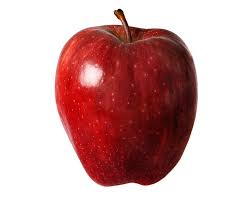
#> input picture Test/apple.jpg, 251 x 201 px
$ python -i ConvexityDetect.py   (imports and definitions only)   (older library calls are emulated)
#> lines starting #> are read from the running program, lines starting #| are printed output that depends on the picture; after the words box and inside, x2 and y2 are one past the last pixel; in counts of white or black regions, pixels touching at a corner belong together
from tkinter import *
from PIL import Image, ImageTk
import os
from tkinter import filedialog
from cv2 import cv2
import sys
import numpy as np

class ConvexityDetection:
    # [116 lines left out: function __init__, not called in this run]

    #<---Fonksiyonların Tanımlanması--->

    def Quit(self):
        self.root.destroy()

    #</---Fonksiyonların Tanımlanması--->

class ConvexityDetectAl:
    def __init__(self,filename):
        self.filename=filename

    def convexityDetectionImg(self):
        try:
            img = cv2.imread(self.filename)
#> img is the input picture: shape (201, 251, 3); mean B, G, R 169.8, 170.1, 208.4
            img_gray = cv2.cvtColor(img,cv2.COLOR_BGR2GRAY)
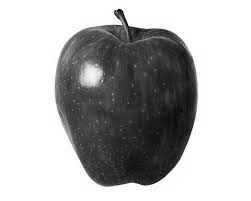
#> img_gray: shape (201, 251); min 4, max 255, mean 181.5
            ret, thresh = cv2.threshold(img_gray, 127, 255,0)
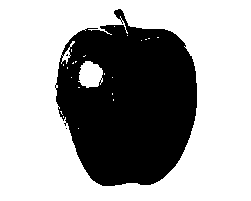
#> thresh: shape (201, 251); 64.3% white; 3 black regions (2 under 20 px)
            contours,hierarchy = cv2.findContours(thresh,2,1)
#> contours = 32 contours, 29 with area under 20; largest, box (x1, y1, x2, y2) and area: (0, 0, 251, 201) 50000, (55, 8, 198, 187) 18866, (78, 61, 103, 88) 461
            cnt = contours[0]
#> cnt = [[78, 128]]

            hull = cv2.convexHull(cnt,returnPoints = False)
#> hull = [0]
            defects = cv2.convexityDefects(cnt,hull)

            for i in range(defects.shape[0]):
                s,e,f,d = defects[i,0]
                start = tuple(cnt[s][0])
                end = tuple(cnt[e][0])
                far = tuple(cnt[f][0])
                cv2.line(img,start,end,[0,255,0],2)
                cv2.circle(img,far,5,[0,0,255],-1)

            cv2.imwrite('img/dist/disbukey.png',img, [cv2.IMWRITE_JPEG_QUALITY, 100])
            cv2.waitKey(0)
            cv2.destroyAllWindows()
        except:
            pass


>>> result = ConvexityDetectAl('Test/apple.jpg').convexityDetectionImg()
